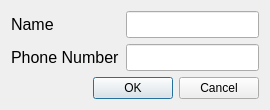
<?xml version="1.0" encoding="UTF-8"?>
<ui version="4.0">
 <class>EditDialog</class>
 <widget class="QDialog" name="EditDialog">
  <property name="geometry">
   <rect>
    <x>0</x>
    <y>0</y>
    <width>270</width>
    <height>100</height>
   </rect>
  </property>
  <property name="windowTitle">
   <string>Dialog</string>
  </property>
  <layout class="QGridLayout" name="gridLayout">
   <item row="0" column="0">
    <widget class="QLabel" name="label">
     <property name="font">
      <font>
       <pointsize>12</pointsize>
      </font>
     </property>
     <property name="text">
      <string>Name</string>
     </property>
    </widget>
   </item>
   <item row="0" column="1">
    <widget class="QLineEdit" name="lineEdit">
     <property name="font">
      <font>
       <pointsize>12</pointsize>
      </font>
     </property>
    </widget>
   </item>
   <item row="1" column="0">
    <widget class="QLabel" name="label_2">
     <property name="font">
      <font>
       <pointsize>12</pointsize>
      </font>
     </property>
     <property name="text">
      <string>Phone Number</string>
     </property>
    </widget>
   </item>
   <item row="1" column="1">
    <widget class="QLineEdit" name="lineEdit_2">
     <property name="font">
      <font>
       <pointsize>12</pointsize>
      </font>
     </property>
    </widget>
   </item>
   <item row="2" column="0" colspan="2">
    <widget class="QDialogButtonBox" name="buttonBox">
     <property name="orientation">
      <enum>Qt::Horizontal</enum>
     </property>
     <property name="standardButtons">
      <set>QDialogButtonBox::Cancel|QDialogButtonBox::Ok</set>
     </property>
    </widget>
   </item>
  </layout>
 </widget>
 <resources/>
 <connections>
  <connection>
   <sender>buttonBox</sender>
   <signal>accepted()</signal>
   <receiver>EditDialog</receiver>
   <slot>accept()</slot>
   <hints>
    <hint type="sourcelabel">
     <x>248</x>
     <y>254</y>
    </hint>
    <hint type="destinationlabel">
     <x>157</x>
     <y>274</y>
    </hint>
   </hints>
  </connection>
  <connection>
   <sender>buttonBox</sender>
   <signal>rejected()</signal>
   <receiver>EditDialog</receiver>
   <slot>reject()</slot>
   <hints>
    <hint type="sourcelabel">
     <x>316</x>
     <y>260</y>
    </hint>
    <hint type="destinationlabel">
     <x>286</x>
     <y>274</y>
    </hint>
   </hints>
  </connection>
 </connections>
</ui>
